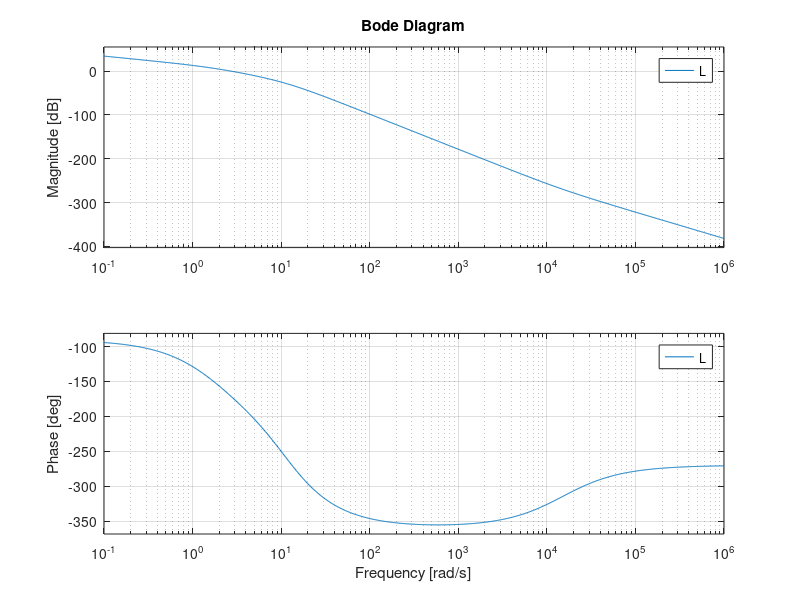
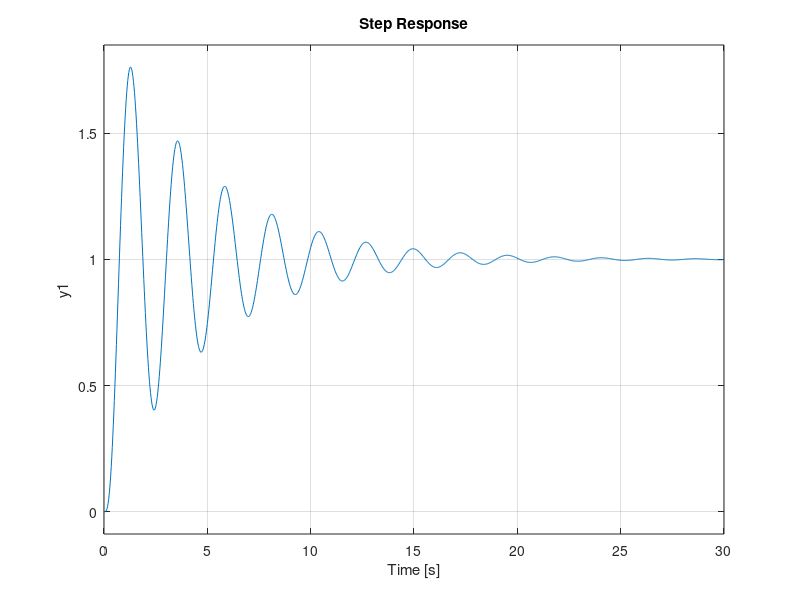
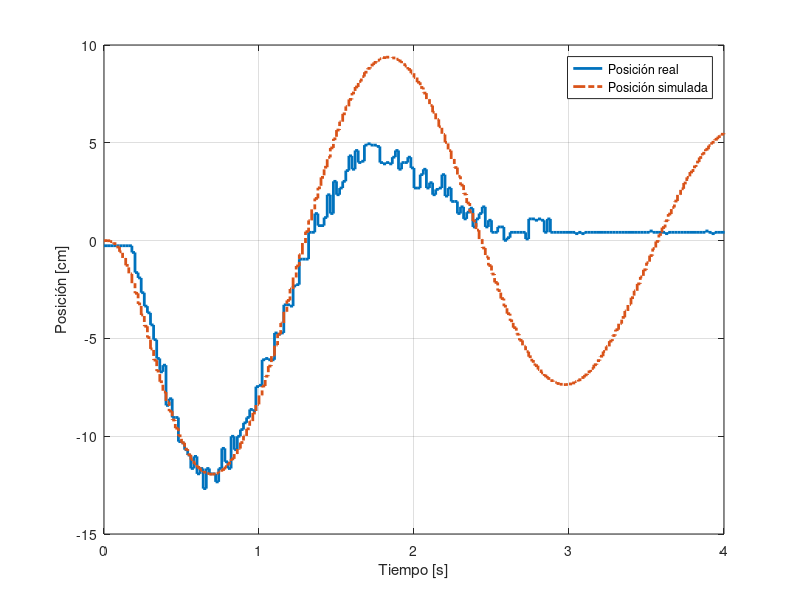
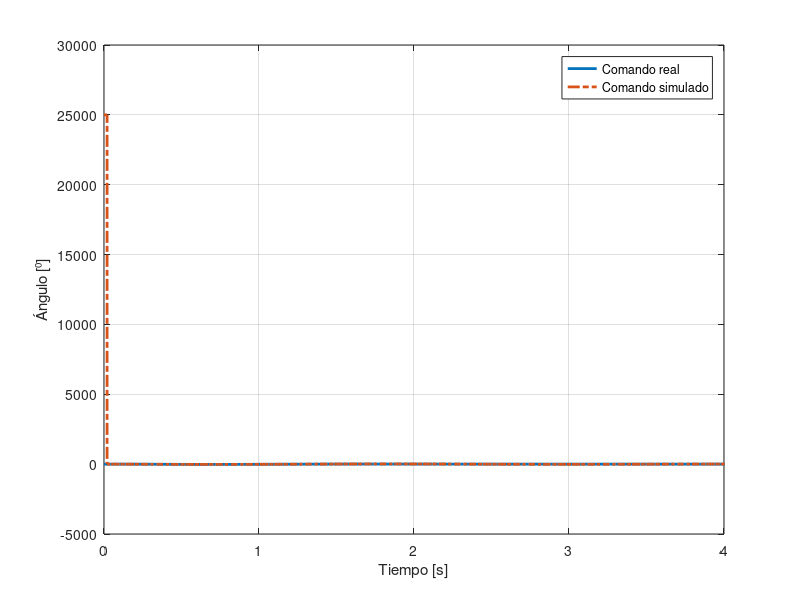

These figures' MATLAB source, in order:
clear all; close all; clc;5

s=tf('s')

P = -8.046 / s / (s + 1.75) / (s^2 + 21.4*s + 137.6)

##Am = [0 1 0 0; -137.6 -21.4 0 0; 0 0 0 1; -0.15 0 0 -1.75];
##Bm = [0 53.64 0 0]';
##Cm = [0 0 1 0];
##Dm = 0;
##
##P = ss(Am, Bm, Cm, Dm);

C = -150 - 0.01*s;

L = minreal(tf(P*C));

figure;
bode(L);

T = minreal(tf(L/(1+L)));

figure; step(T);

data = dlmread('output20251025-105629.csv');

start = 35;

e = data(start:end, 1);
u = data(start:end, 2);
y = data(start:end, 3);

##y = y - y(1)

##y0 = y(1);

n = numel(e);
t = (0:n-1)/50;

##y_sim = initial(T, [0 0 y0 0 0 0 y0 0], t);

y_sim = -0.05*impulse(T, t);

figure;
stairs(t,100*y, 'linewidth', 2); hold on;
stairs(t,100*y_sim, '-.', 'linewidth', 2);
grid;
xlim([0 4]);
xlabel('Tiempo [s]');
ylabel('Posición [cm]');
legend('Posición real', 'Posición simulada');

u_sim = -0.05*impulse(minreal(tf(C/(s/10000+1)/(1+L))), t);

figure;
stairs(t,u, 'linewidth', 2); hold on
stairs(t,u_sim, '-.', 'linewidth', 2);
grid;
xlim([0 4]);
xlabel('Tiempo [s]');
ylabel('Ángulo [⁰]');
legend('Comando real', 'Comando simulado');

%% ========================


data = dlmread('output20251025-110635.csv');

start = 5;

e = data(start:end, 1);
u = data(start:end, 2);
y = data(start:end, 3);

y = y - y(1)

n = numel(e);
t = (0:n-1)/50;

y_sim = 0.1*step(T, t);

figure;
stairs(t,100*y, 'linewidth', 2); hold on
stairs(t,100*y_sim, '-.', 'linewidth', 2);
grid;
xlim([0 4]);
xlabel('Tiempo [s]');
ylabel('Posición [cm]');
legend('Posición real', 'Posición simulada');

